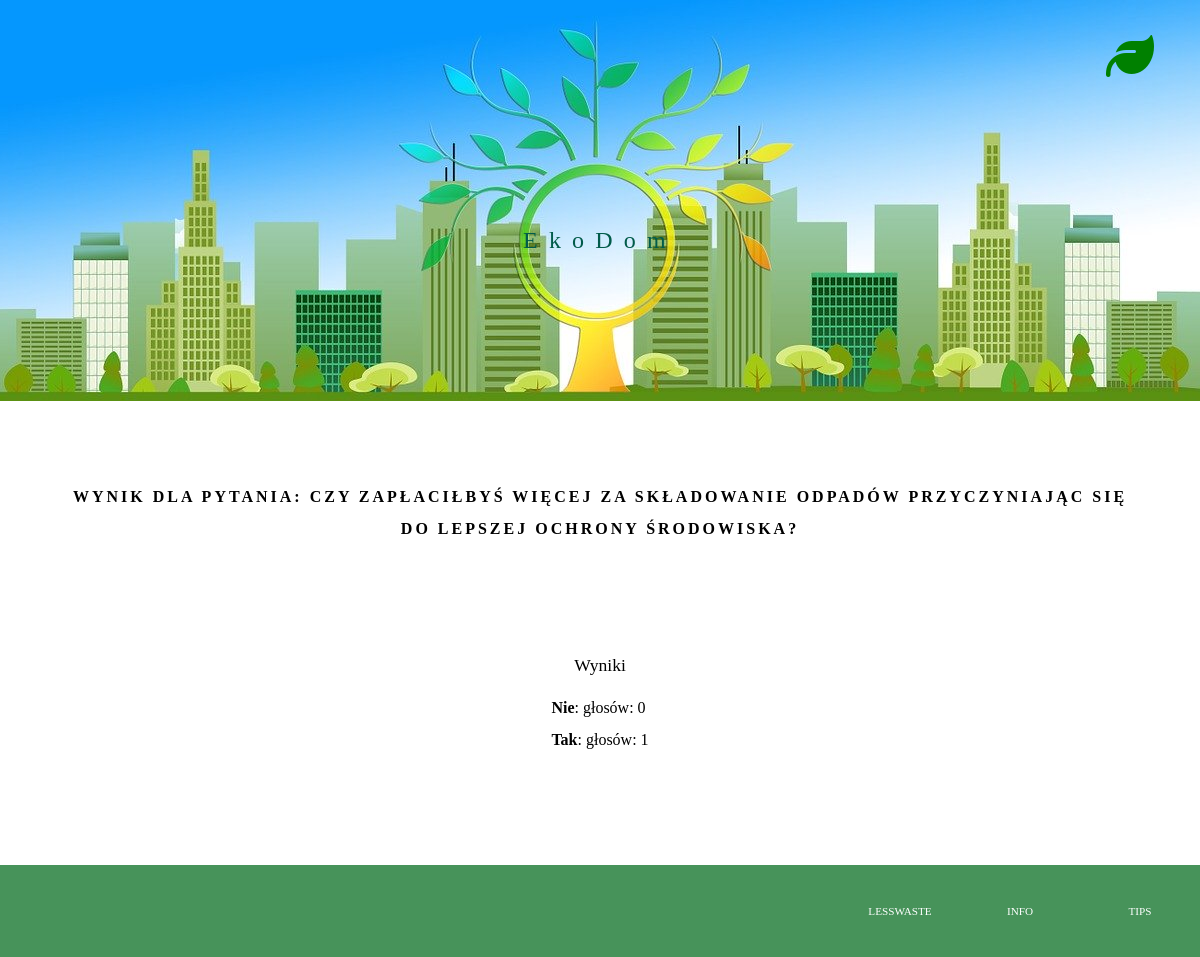
Page /polls/7/results on the earlier database version.
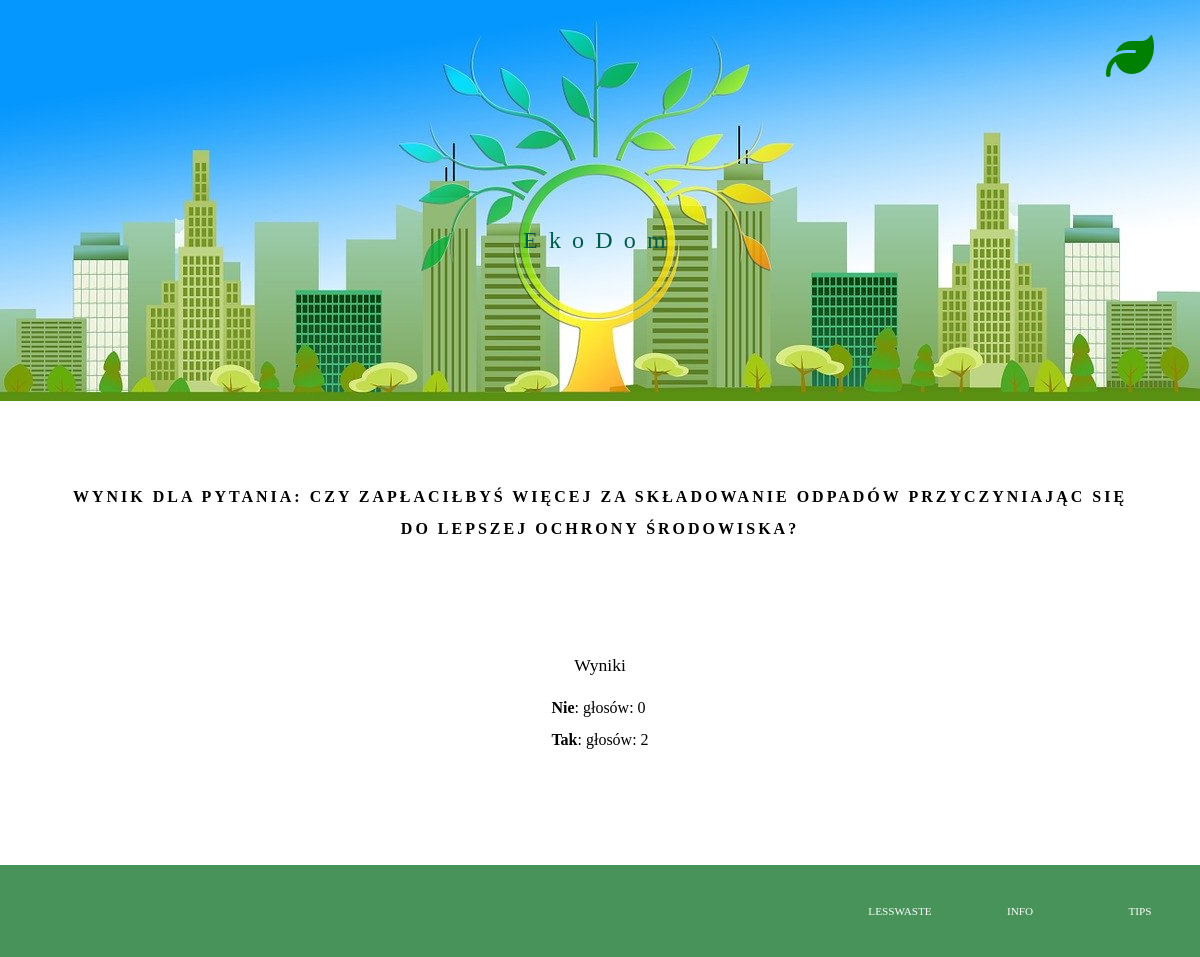
Same page on the later database version.
### polls/models.py (models this page shows, shortened)
class Choice(models.Model):
    question = models.ForeignKey(Question, on_delete=models.CASCADE)
    choice_text = models.CharField(max_length=200)
    votes = models.IntegerField(default=0)

### polls/views.py (the view)
# urls.py: path('<int:question_id>/results', views.ResultsView.as_view(), name='results'),
class ResultsView(DetailView):
    queryset = Question.objects.all()
    pk_url_kwarg = "question_id"
    template_name = 'polls/results.html'
    context_object_name = "question"
    def get_context_data(self, **kwargs):
        context = {
            "title": f'Wynik dla pytania:\n {self.object.question_text}'
        }
        context.update(kwargs)
        return super().get_context_data(**context)

### polls/templates/polls/results.html
{% extends "base.html" %}
{% block content %}
<section class="questionDetails">
    <p>Wyniki</p>
    <ul>
        {% for choice in question.choice_set.all %}
        <li><b>{{ choice.choice_text }}</b>: głosów: {{ choice.votes }}</li>
        {% endfor %}
    </ul>
</section>
{% endblock %}

Differences in the rows shown:
changed Choice "Tak": votes "1" → "2"
